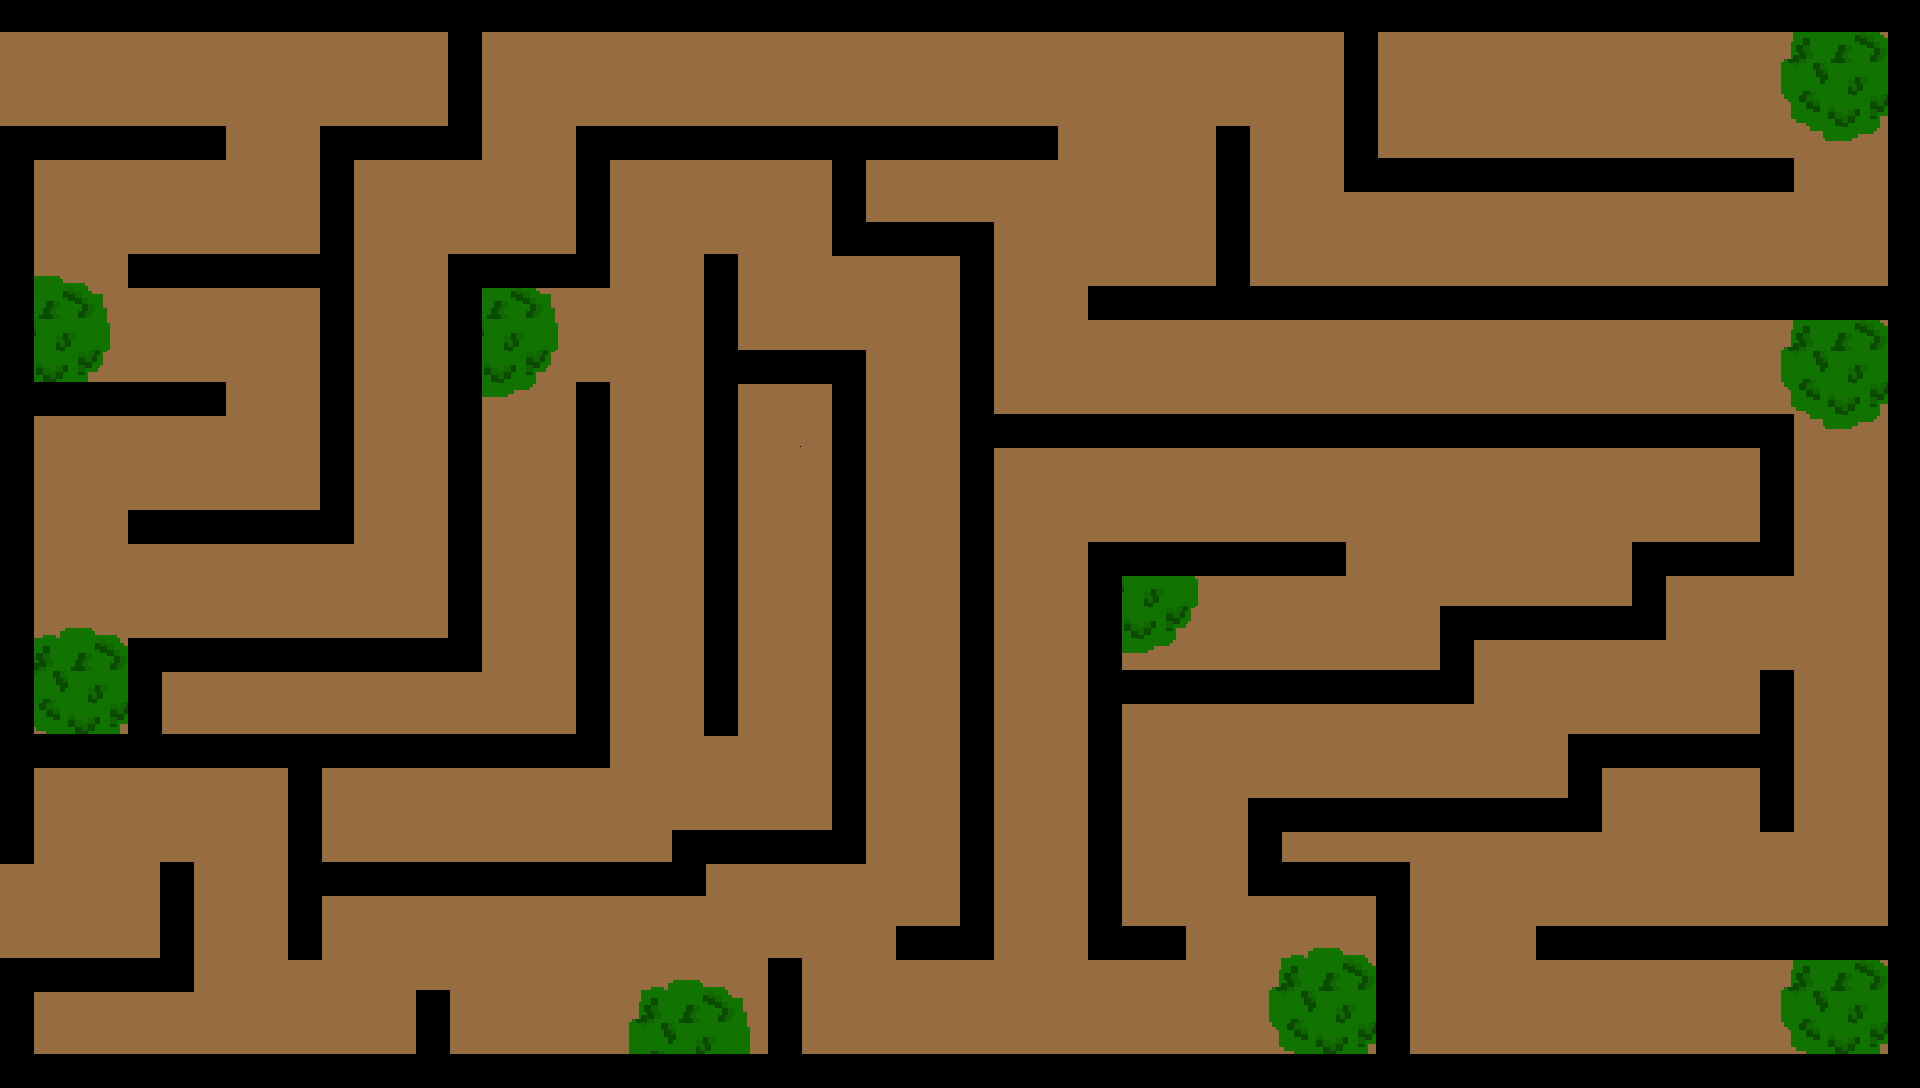

The image is a tile-based game level rendered from a .tmx file. Its description and source (layers, tilesets, objects; grid data summarised) follow:
An orthogonal 60x34 tile map with 32x32 px tiles, 4 tile layers (piso, trees, laberinto, objetos) and 3 objects.

<map version="1.4" tiledversion="1.4.3" orientation="orthogonal" renderorder="right-down" width="60" height="34" tilewidth="32" tileheight="32" infinite="0" nextlayerid="9" nextobjectid="6">
 <tileset firstgid="1" source="TILESET1-1.tsx" />
 <layer id="1" name="piso" width="60" height="34">
  <data>[2040 cells, 2040 non-empty, 1 distinct tile ids]</data>
 </layer>
 <layer id="3" name="trees" width="60" height="34">
  <data>[2040 cells, 203 non-empty, 21 distinct tile ids]</data>
 </layer>
 <layer id="2" name="laberinto" width="60" height="34">
  <data>[2040 cells, 567 non-empty, 1 distinct tile ids]</data>
 </layer>
 <layer id="4" name="objetos" width="60" height="34">
  <data>[2040 cells, 2 non-empty, 1 distinct tile ids]</data>
 </layer>
 <objectgroup id="7" name="Colisiones">
  <object id="3" x="0" y="0">
   <polygon points="0,0 1920,0 1920,1088 0,1088 0,960 160,960 160,864 192,864 192,992 32,992 32,1056 416,1056 416,992 448,992 448,1056 768,1056 768,960 800,960 800,1056 1376,1056 1376,896 1248,896 1248,800 1568,800 1568,736 1760,736 1760,672 1792,672 1792,832 1760,832 1760,768 1600,768 1600,832 1280,832 1280,864 1408,864 1408,1056 1888,1056 1888,960 1536,960 1536,928 1888,928 1888,320 1088,320 1088,288 1216,288 1216,128 1248,128 1248,288 1888,288 1888,32 1376,32 1376,160 1792,160 1792,192 1344,192 1344,32 480,32 480,160 352,160 352,544 128,544 128,512 320,512 320,288 128,288 128,256 320,256 320,128 448,128 448,32 0,32" />
  </object>
  <object id="4" x="0" y="128">
   <polygon points="0,0 224,0 224,32 32,32 32,256 224,256 224,288 32,288 32,608 128,608 128,512 448,512 448,128 576,128 576,0 1056,0 1056,32 864,32 864,96 992,96 992,288 1792,288 1792,448 1664,448 1664,512 1472,512 1472,576 1120,576 1120,800 1184,800 1184,832 1088,832 1088,416 1344,416 1344,448 1120,448 1120,544 1440,544 1440,480 1632,480 1632,416 1760,416 1760,320 992,320 992,832 896,832 896,800 960,800 960,128 832,128 832,32 608,32 608,160 480,160 480,544 160,544 160,608 576,608 576,256 608,256 608,640 320,640 320,736 672,736 672,704 832,704 832,256 736,256 736,608 704,608 704,128 736,128 736,224 864,224 864,736 704,736 704,768 320,768 320,832 288,832 288,640 32,640 32,736 0,736" />
  </object>
 </objectgroup>
 <objectgroup id="8" name="Fin">
  <object id="5" x="0" y="864" width="32" height="96" />
 </objectgroup>
</map>
